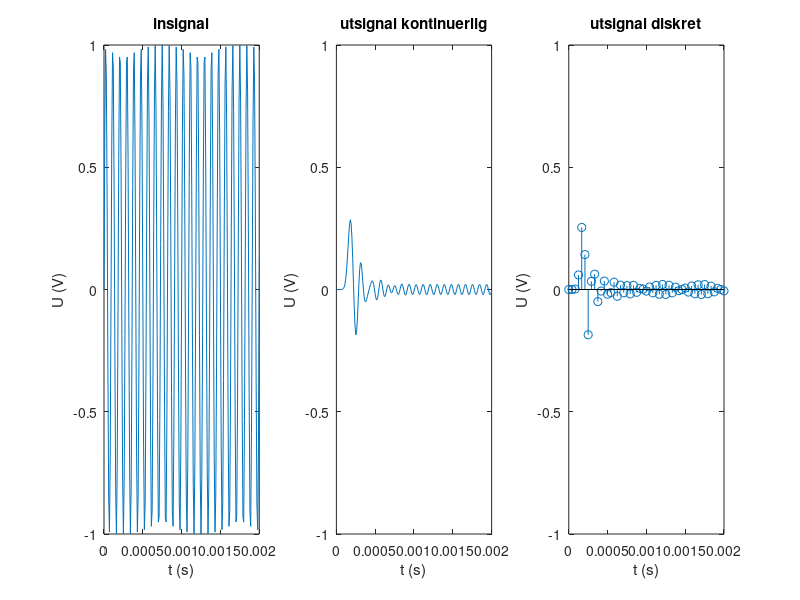

MATLAB code to generate this figure:

fc = 8e3;   % till filtret
Wn = 2*pi*fc;

fs = 24000;             % samplingsfrekvens
t_kont = 0:1e-5:10e-3;   
t_dis = 0:1/fs:10e-3;

% intressanta signaler
x1 = 1*sin(2*pi*1000*t_kont);   % 1 (kHz)
x2 = 1*sin(2*pi*5000*t_kont);  % 5 
x3 = 1*sin(2*pi*8000*t_kont);  % 8 

% störningar
n1 = 1*sin(2*pi*11000*t_kont);   % 11
n2 = 1*sin(2*pi*18000*t_kont); % 18 

% analog insignal
x = n1;

% filter
[b, a] = butter(12, Wn, "s");

sys = tf(b, a);

% analog utsignal
y = lsim(sys, x, t_kont);

% diskret utsignal kollar vad y har för värden vid t_dis
y_dis = interp1(t_kont, y, t_dis);

figure
subplot(1,3,1)
plot(t_kont, x);
title('insignal')
xlabel('t (s)')
ylabel('U (V)')
axis([0 2e-3 -1 1])

subplot(1,3,2)
plot(t_kont,y);
title('utsignal kontinuerlig')
xlabel('t (s)')
ylabel('U (V)')
axis([0 2e-3 -1 1])

subplot(1,3,3)
stem(t_dis, y_dis);
title('utsignal diskret')
xlabel('t (s)')
ylabel('U (V)')
axis([0 2e-3 -1 1])
